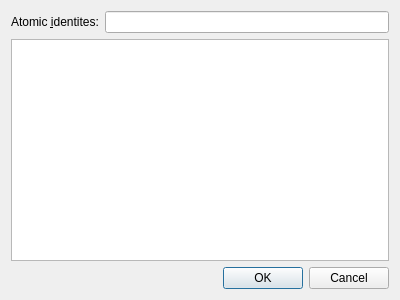
<?xml version="1.0" encoding="UTF-8"?>
<ui version="4.0">
 <class>CBPasteDialog</class>
 <widget class="QDialog" name="CBPasteDialog">
  <property name="geometry">
   <rect>
    <x>0</x>
    <y>0</y>
    <width>400</width>
    <height>300</height>
   </rect>
  </property>
  <property name="windowTitle">
   <string>Import Crystal</string>
  </property>
  <layout class="QGridLayout" name="gridLayout">
   <item row="0" column="0">
    <widget class="QLabel" name="label">
     <property name="text">
      <string>Atomic &amp;identites:</string>
     </property>
     <property name="buddy">
      <cstring>edit_identities</cstring>
     </property>
    </widget>
   </item>
   <item row="0" column="1">
    <widget class="QLineEdit" name="edit_identities"/>
   </item>
   <item row="2" column="0" colspan="2">
    <widget class="QDialogButtonBox" name="buttonBox">
     <property name="orientation">
      <enum>Qt::Horizontal</enum>
     </property>
     <property name="standardButtons">
      <set>QDialogButtonBox::Cancel|QDialogButtonBox::Ok</set>
     </property>
    </widget>
   </item>
   <item row="1" column="0" colspan="2">
    <widget class="QTextEdit" name="edit_text"/>
   </item>
  </layout>
 </widget>
 <resources/>
 <connections>
  <connection>
   <sender>buttonBox</sender>
   <signal>accepted()</signal>
   <receiver>CBPasteDialog</receiver>
   <slot>accept()</slot>
   <hints>
    <hint type="sourcelabel">
     <x>248</x>
     <y>254</y>
    </hint>
    <hint type="destinationlabel">
     <x>157</x>
     <y>274</y>
    </hint>
   </hints>
  </connection>
  <connection>
   <sender>buttonBox</sender>
   <signal>rejected()</signal>
   <receiver>CBPasteDialog</receiver>
   <slot>reject()</slot>
   <hints>
    <hint type="sourcelabel">
     <x>316</x>
     <y>260</y>
    </hint>
    <hint type="destinationlabel">
     <x>286</x>
     <y>274</y>
    </hint>
   </hints>
  </connection>
 </connections>
</ui>
